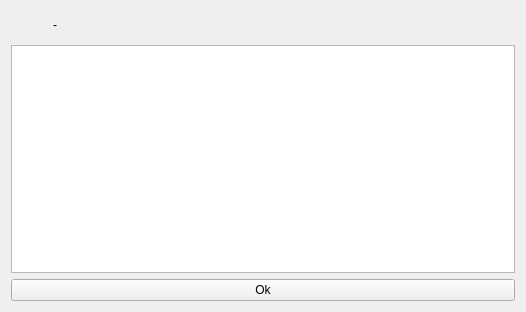
<?xml version="1.0" encoding="UTF-8"?>
<ui version="4.0">
 <class>Error</class>
 <widget class="QWidget" name="Error">
  <property name="geometry">
   <rect>
    <x>0</x>
    <y>0</y>
    <width>526</width>
    <height>312</height>
   </rect>
  </property>
  <property name="windowTitle">
   <string>Form</string>
  </property>
  <layout class="QVBoxLayout" name="verticalLayout">
   <item>
    <layout class="QHBoxLayout" name="horizontalLayout_2">
     <property name="spacing">
      <number>14</number>
     </property>
     <property name="topMargin">
      <number>0</number>
     </property>
     <item>
      <widget class="QLabel" name="icon">
       <property name="sizePolicy">
        <sizepolicy hsizetype="Maximum" vsizetype="Preferred">
         <horstretch>0</horstretch>
         <verstretch>0</verstretch>
        </sizepolicy>
       </property>
       <property name="minimumSize">
        <size>
         <width>28</width>
         <height>28</height>
        </size>
       </property>
       <property name="text">
        <string/>
       </property>
       <property name="pixmap">
        <pixmap resource="icons.qrc">:/icons/error-warning-line.png</pixmap>
       </property>
       <property name="scaledContents">
        <bool>false</bool>
       </property>
       <property name="margin">
        <number>3</number>
       </property>
      </widget>
     </item>
     <item>
      <widget class="QLabel" name="message">
       <property name="text">
        <string>-</string>
       </property>
      </widget>
     </item>
    </layout>
   </item>
   <item>
    <widget class="QTextBrowser" name="detail"/>
   </item>
   <item>
    <layout class="QHBoxLayout" name="horizontalLayout">
     <item>
      <widget class="QPushButton" name="ok">
       <property name="text">
        <string>Ok</string>
       </property>
      </widget>
     </item>
    </layout>
   </item>
  </layout>
 </widget>
 <resources>
  <include location="icons.qrc"/>
 </resources>
 <connections/>
</ui>
